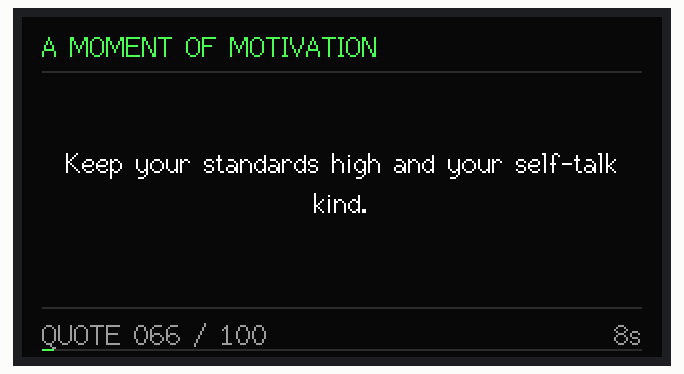
Recording of a sketch running on a simulated ESP32-S3. Parts: 320×170 colour display. Random numbers use the default seed unless the sketch sets one; what the sketch prints to the serial monitor is not drawn.

Above: at 0.69 s.
At 8.89 s:
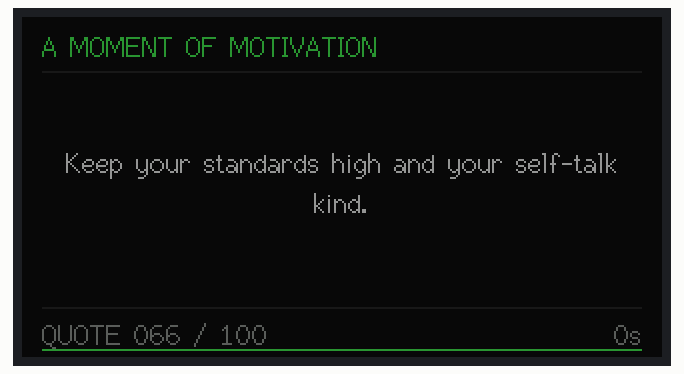
At 10.65 s:
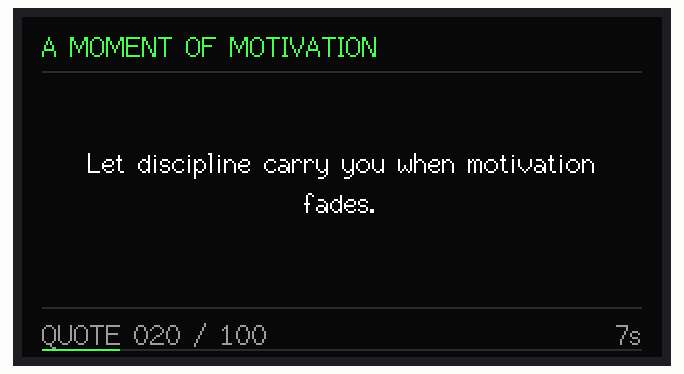
At 19.64 s:
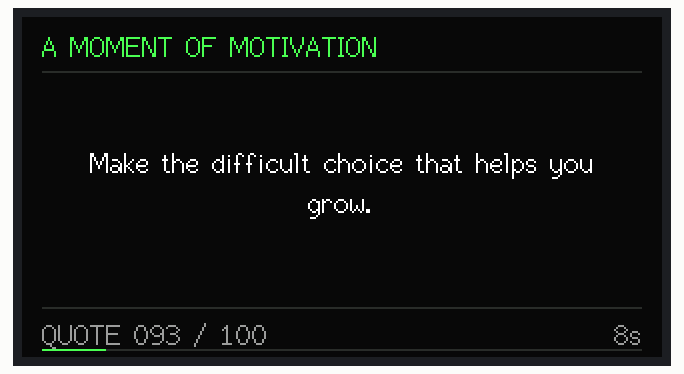
At 28.97 s:
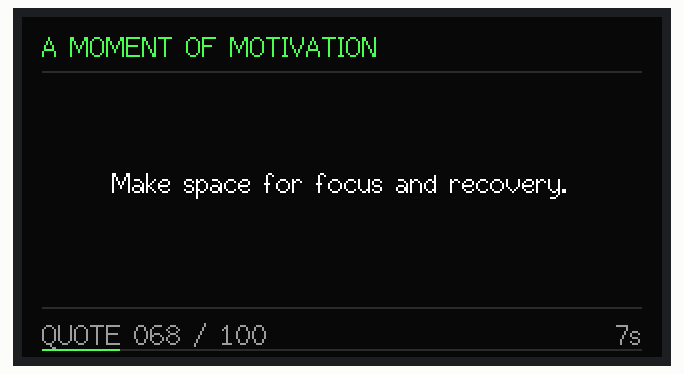
At 37.96 s:
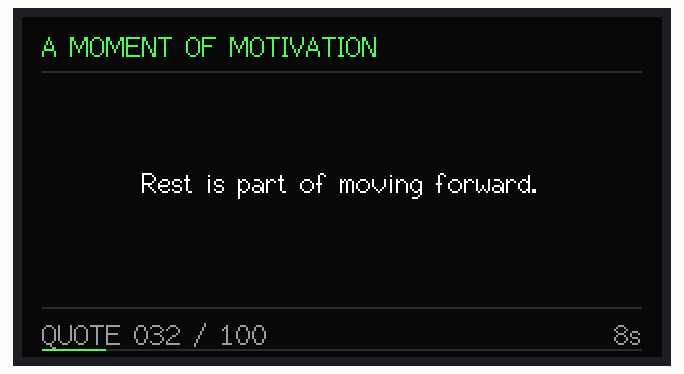

The sketch:

ESP32-1732S019_Display1.ino
```cpp
#include <Arduino.h>
#include <TFT_eSPI.h>

// ESP32-1732S019: ST7789, landscape 320 x 170.
// Uses the TFT_eSPI configuration already provided by your project.
TFT_eSPI tft = TFT_eSPI();
TFT_eSprite canvas = TFT_eSprite(&tft);

static const int SCREEN_W = 320;
static const int SCREEN_H = 170;
static const int QUOTE_COUNT = 100;

static const uint32_t QUOTE_DURATION_MS = 8000; // Time each quote stays visible
static const uint32_t FADE_DURATION_MS = 350;   // Fade between quotes
static const uint32_t FRAME_INTERVAL_MS = 35;

static const uint16_t BG       = 0x0841; // deep blue-gray
static const uint16_t ACCENT   = 0x4FEA; // mint
static const uint16_t WHITE    = 0xFFFF;
static const uint16_t MUTED    = 0x9CF3;
static const uint16_t DIVIDER  = 0x2965;

const char* quotes[QUOTE_COUNT] = {
  "Small steps every day create big change.",
  "Progress matters more than perfection.",
  "Start before you feel completely ready.",
  "Consistency turns effort into achievement.",
  "You can do hard things one step at a time.",
  "Your future is shaped by what you do today.",
  "Focus on the next useful step.",
  "Keep going; growth takes time.",
  "Choose courage over comfort.",
  "Make room for the person you are becoming.",
  "Every setback can teach you something.",
  "Your effort is never wasted when you learn.",
  "Be patient with the process.",
  "Begin with what you have.",
  "Action makes the path clearer.",
  "Build habits that support your dreams.",
  "Small wins build lasting confidence.",
  "Show up for yourself today.",
  "Your pace is still progress.",
  "Let discipline carry you when motivation fades.",
  "Turn challenges into practice.",
  "Do the work; trust the growth.",
  "One focused hour can change your day.",
  "Protect your attention; it shapes your life.",
  "Make the next choice a good one.",
  "Confidence grows through action.",
  "Learn, adjust, and try again.",
  "Bravery can be quiet and steady.",
  "You are allowed to start over.",
  "Keep your promises to yourself.",
  "Hard days do not erase your progress.",
  "Rest is part of moving forward.",
  "Be curious instead of fearful.",
  "Make progress, then make it better.",
  "Your limits can move with practice.",
  "Do not confuse slow with stuck.",
  "Let purpose guide your priorities.",
  "Finish one thing before starting five.",
  "Make today useful, not perfect.",
  "Give your best to what matters most.",
  "Small routines create strong foundations.",
  "Choose the response you will respect later.",
  "Stay teachable and keep growing.",
  "Your next chapter starts with one decision.",
  "Turn intention into a small action.",
  "Focus on effort you can control.",
  "Give yourself credit for showing up.",
  "Better questions lead to better paths.",
  "Be consistent, especially when it is quiet.",
  "Build a life you do not need to escape.",
  "Your attention is a valuable resource.",
  "Make courage a daily practice.",
  "Every expert once began as a beginner.",
  "Keep learning beyond your comfort zone.",
  "Let mistakes become useful information.",
  "Be proud of honest effort.",
  "Take the first step; momentum can follow.",
  "Do not wait for perfect conditions.",
  "Choose growth over comparison.",
  "Measure yourself by your own progress.",
  "Give difficult things another thoughtful try.",
  "Make your environment support your goals.",
  "Your habits vote for your future.",
  "Let patience work alongside ambition.",
  "Be the calm in your own storm.",
  "Keep your standards high and your self-talk kind.",
  "Do something today your future self will thank you for.",
  "Make space for focus and recovery.",
  "Turn worry into one practical step.",
  "Your best can look different each day.",
  "Stay steady when results take time.",
  "Progress begins where excuses end.",
  "Use what you know; learn what you need.",
  "Do not let one bad moment define the day.",
  "Bring intention to ordinary moments.",
  "Keep the goal clear and the next step small.",
  "Be willing to be a beginner again.",
  "Choose persistence over instant comfort.",
  "Make your actions match your values.",
  "Strong roots grow out of unseen work.",
  "Let your curiosity outlast your doubt.",
  "Celebrate progress without stopping there.",
  "Move forward with what you learned.",
  "Spend energy where you have influence.",
  "Make kindness part of your strength.",
  "Keep your mind open and your feet moving.",
  "Your story is still being written.",
  "Replace self-doubt with a small experiment.",
  "Do not rush what deserves care.",
  "Build momentum one promise at a time.",
  "Let today be a fresh attempt.",
  "Stay focused on what you are building.",
  "Make the difficult choice that helps you grow.",
  "Your effort today is an investment.",
  "Be patient; meaningful change compounds.",
  "Take the lesson and leave the shame.",
  "Small acts of courage add up.",
  "Keep becoming, one day at a time.",
  "Begin again, as often as needed.",
  "Make this moment count."
};

int order[QUOTE_COUNT];
int currentPosition = 0;
int currentQuote = 0;
uint32_t quoteStartedAt = 0;
uint32_t lastFrameAt = 0;

static const int FONT_ID = 2;
static const int MAX_LINES = 7;
String wrappedLines[MAX_LINES];
int lineCount = 0;

uint16_t scaleColor(uint16_t color, uint8_t brightness) {
  uint8_t r = ((color >> 11) & 0x1F) * brightness / 255;
  uint8_t g = ((color >> 5) & 0x3F) * brightness / 255;
  uint8_t b = (color & 0x1F) * brightness / 255;
  return (r << 11) | (g << 5) | b;
}

void shuffleQuotes() {
  for (int i = 0; i < QUOTE_COUNT; i++) order[i] = i;

  // Fisher-Yates shuffle.
  for (int i = QUOTE_COUNT - 1; i > 0; i--) {
    int j = random(i + 1);
    int temp = order[i];
    order[i] = order[j];
    order[j] = temp;
  }

  // At a cycle boundary, avoid repeating the previous cycle's last quote.
  if (QUOTE_COUNT > 1 && order[0] == currentQuote) {
    int temp = order[0];
    order[0] = order[1];
    order[1] = temp;
  }

  currentPosition = 0;
}

void wrapCurrentQuote() {
  lineCount = 0;
  String remaining = quotes[currentQuote];
  remaining.trim();

  const int maxWidth = SCREEN_W - 44;

  while (remaining.length() > 0 && lineCount < MAX_LINES) {
    int split = remaining.length();

    while (split > 0) {
      String candidate = remaining.substring(0, split);
      candidate.trim();

      if (canvas.textWidth(candidate, FONT_ID) <= maxWidth) break;

      int space = remaining.lastIndexOf(' ', split - 1);
      if (space > 0) split = space;
      else split--;
    }

    if (split <= 0) split = 1;

    String line = remaining.substring(0, split);
    line.trim();
    if (line.length() > 0) wrappedLines[lineCount++] = line;

    remaining = remaining.substring(split);
    remaining.trim();
  }
}

void drawQuote(uint8_t brightness) {
  canvas.fillSprite(BG);

  // Header
  canvas.setTextColor(scaleColor(ACCENT, brightness), BG);
  canvas.drawString("A MOMENT OF MOTIVATION", 10, 7, FONT_ID);
  canvas.drawFastHLine(10, 27, SCREEN_W - 20,
                       scaleColor(DIVIDER, brightness));

  // Center the wrapped quote in the available area.
  const int lineHeight = 20;
  const int quoteAreaTop = 34;
  const int quoteAreaBottom = 137;
  int blockHeight = lineCount * lineHeight;
  int y = quoteAreaTop + ((quoteAreaBottom - quoteAreaTop) - blockHeight) / 2;

  for (int i = 0; i < lineCount; i++) {
    canvas.setTextColor(scaleColor(WHITE, brightness), BG);
    canvas.drawCentreString(wrappedLines[i], SCREEN_W / 2,
                            y + i * lineHeight, FONT_ID);
  }

  // Footer: quote number and progress bar.
  canvas.drawFastHLine(10, 145, SCREEN_W - 20,
                       scaleColor(DIVIDER, brightness));
  canvas.setTextColor(scaleColor(MUTED, brightness), BG);
  char label[24];
  snprintf(label, sizeof(label), "QUOTE %03d / %03d",
           currentQuote + 1, QUOTE_COUNT);
  canvas.drawString(label, 10, 151, FONT_ID);

  uint32_t elapsed = millis() - quoteStartedAt;
  uint32_t remaining = elapsed >= QUOTE_DURATION_MS
                         ? 0 : QUOTE_DURATION_MS - elapsed;
  char seconds[12];
  snprintf(seconds, sizeof(seconds), "%lus",
           (unsigned long)((remaining + 999) / 1000));
  canvas.drawRightString(seconds, SCREEN_W - 10, 151, FONT_ID);

  int barX = 10, barY = 166, barW = SCREEN_W - 20;
  canvas.drawFastHLine(barX, barY, barW, scaleColor(DIVIDER, brightness));
  int filled = (elapsed >= QUOTE_DURATION_MS) ? barW :
               (int)((uint64_t)barW * elapsed / QUOTE_DURATION_MS);
  if (filled > 0) {
    canvas.drawFastHLine(barX, barY, filled,
                         scaleColor(ACCENT, brightness));
  }

  canvas.pushSprite(0, 0);
}

void showNextQuote() {
  currentPosition++;

  if (currentPosition >= QUOTE_COUNT) {
    shuffleQuotes();
  }

  currentQuote = order[currentPosition];
  wrapCurrentQuote();
  quoteStartedAt = millis();

  // Fade in the new quote.
  for (int brightness = 0; brightness <= 255; brightness += 51) {
    drawQuote((uint8_t)brightness);
    delay(12);
  }
  drawQuote(255);
}

void setup() {
  Serial.begin(115200);
  randomSeed((uint32_t)esp_random());

  tft.init();
  tft.setRotation(1); // Landscape: 320 x 170
  tft.fillScreen(BG);

  canvas.setColorDepth(16);
  if (canvas.createSprite(SCREEN_W, SCREEN_H) == nullptr) {
    Serial.println("ERROR: Could not allocate display sprite.");
    while (true) delay(1000);
  }

  canvas.setTextFont(FONT_ID);
  canvas.setTextSize(1);
  canvas.setTextWrap(false, false);

  shuffleQuotes();
  currentQuote = order[currentPosition];
  wrapCurrentQuote();
  quoteStartedAt = millis();

  drawQuote(255);
  Serial.println("Motivational quote display ready: 100 shuffled quotes.");
}

void loop() {
  uint32_t now = millis();

  if (now - quoteStartedAt >= QUOTE_DURATION_MS) {
    // Fade out the current quote, then advance and fade in the next.
    for (int brightness = 255; brightness >= 0; brightness -= 51) {
      drawQuote((uint8_t)brightness);
      delay(12);
    }
    showNextQuote();
    lastFrameAt = millis();
    return;
  }

  if (now - lastFrameAt >= FRAME_INTERVAL_MS) {
    lastFrameAt = now;
    drawQuote(255);
  }
}
```
